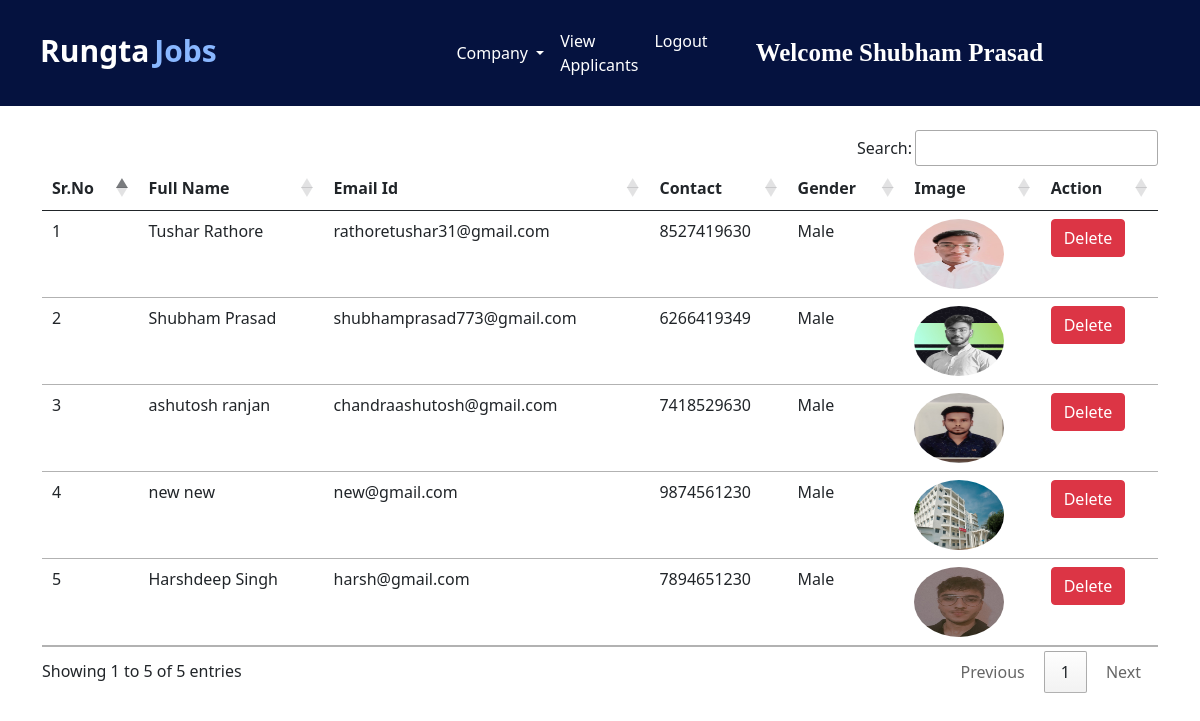
Before: /view_applicants/ (signed in) with the older database file.
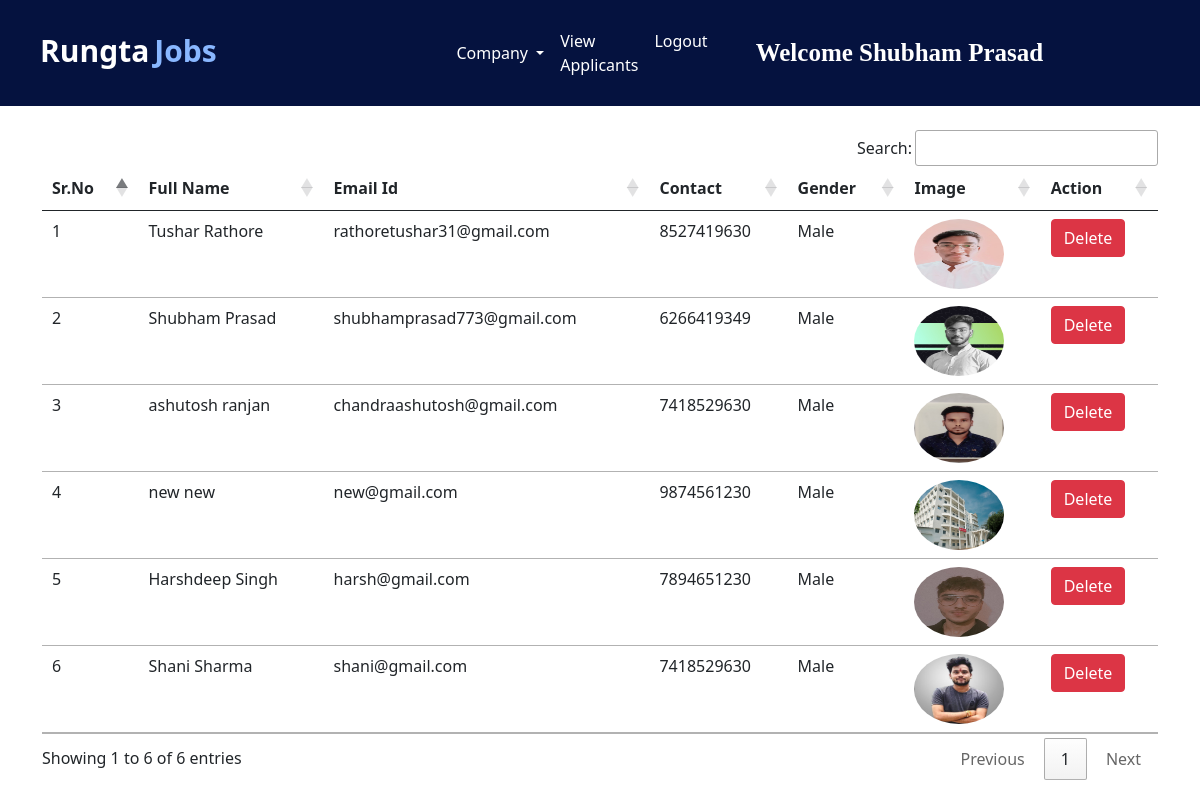
After: the same page with the newer database file.
### jobs/models.py (models this page shows, shortened)
class Applicant(models.Model):
    user = models.ForeignKey(User, on_delete=models.CASCADE)
    phone = models.CharField(max_length=10)
    image = models.ImageField(upload_to="")
    gender = models.CharField(max_length=10)
    type = models.CharField(max_length=15)

### jobs/views.py (the view)
# urls.py: path("view_applicants/", views.view_applicants, name="view_applicants"),
def view_applicants(request):
    if not request.user.is_authenticated:
        return redirect("/admin_login")
    applicants = Applicant.objects.all()
    return render(request, "view_applicants.html", {'applicants':applicants})

### jobs/templates/view_applicants.html (shortened to what this page needs)
{% extends 'admin_navbar.html' %}
{% block view_applicants %} active {% endblock %}
{% block body %}
<div class="container mt-4">
<table class="table table-hover" id="example">
    <thead>
        <tr>
            <th>Sr.No</th>
            <th>Full Name</th>
            <th>Email Id</th>
            <th>Contact</th>
            <th>Gender</th>
            <th>Image</th>
            <th>Action</th>
        </tr>
    </thead>
    <tbody>
        {% for applicant in applicants %}
        <tr>
            <td>{{forloop.counter}}</td>
            <td>{{applicant.user.get_full_name}}</td>
            <td>{{applicant.user.email}}</td>
            <td>{{applicant.phone}}</td>
            <td>{{applicant.gender}}</td>
            <td><img src="{{applicant.image.url}}" class="rounded-circle" width="90px" height="70px"></td>
            <td><a href="/delete_user/{{applicant.user.id}}/" class="btn btn-danger" onclick="return confirm('Are you sure you want to delete this applicant?')">Delete</a></td>
        </tr>
        {% endfor %}
    </tbody>
</table>
</div>
{% endblock %}

### jobs/templates/admin_navbar.html (shortened to what this page needs)
<!doctype html>
<html lang="en">
<head>
  <link href="https://cdn.jsdelivr.net/npm/bootstrap@5.0.2/dist/css/bootstrap.min.css" rel="stylesheet"
>
  <link rel="stylesheet" href="https://cdn.datatables.net/1.10.25/css/jquery.dataTables.min.css">
  <link rel="stylesheet" href="https://cdn.datatables.net/buttons/1.7.1/css/buttons.dataTables.min.css">
</head>
<body>
  <nav class="navbar navbar-expand-lg navbar-dark">
      <a class="navbar-brand" href="/"><span class="head1">Rungta</span><span class="head2">Jobs</span></a>
      <div class="container w-50">
      <div class="collapse navbar-collapse" id="navbarSupportedContent">
        <ul class="navbar-nav me-auto mb-2 mb-lg-0">
          <div class="collapse navbar-collapse" id="navbarNavDarkDropdown">
            <ul class="navbar-nav">
              <li class="nav-item dropdown">
                <a class="nav-link active dropdown-toggle" href="#" id="navbarDarkDropdownMenuLink" role="button" data-bs-toggle="dropdown" aria-expanded="false">
                  Company
                </a>
              </li>
            </ul>
          </div>
          <li class="nav-item">
            <a class="nav-link {% block view_applicants %} {% endblock %}" href="/view_applicants/">View Applicants</a>
          </li>
          <li class="nav-item">
            <a class="nav-link active" href="/logout/">Logout</a>
          </li>
        </ul>
        <a class="navbar-brand name" style="font-weight: bold; font-family: 'Times New Roman', Times, serif;" href="#">Welcome {{request.user.get_full_name}}</a>
      </div>
      </div>
  </nav>
  {% block body %}
  {% endblock %}
</body>
</html>

### jobs/templates/admin_navbar.html (style rules this page uses)
.navbar { background-color: #05123F; }
.head1 { color: white; font-weight: bold; height: 50px; }
.head2 { color: #89b7ff; font-weight: bold; }
.navbar-brand { padding:20px 40px; font-size:30px; display:flex; gap:5px; }
.name { text-transform:capitalize; font-size:25px; }

Changed rows visible on the page:
added Applicant: user.get_full_name "Shani Sharma", user.email "shani@gmail.com", phone "7418529630", gender "Male", image (picture)
Other visible differences:
text written by a page script: "Search: Showing 1 to 5 of 5 entries Previous 1 Next" → "Search: Showing 1 to 6 of 6 entries Previous 1 Next"
